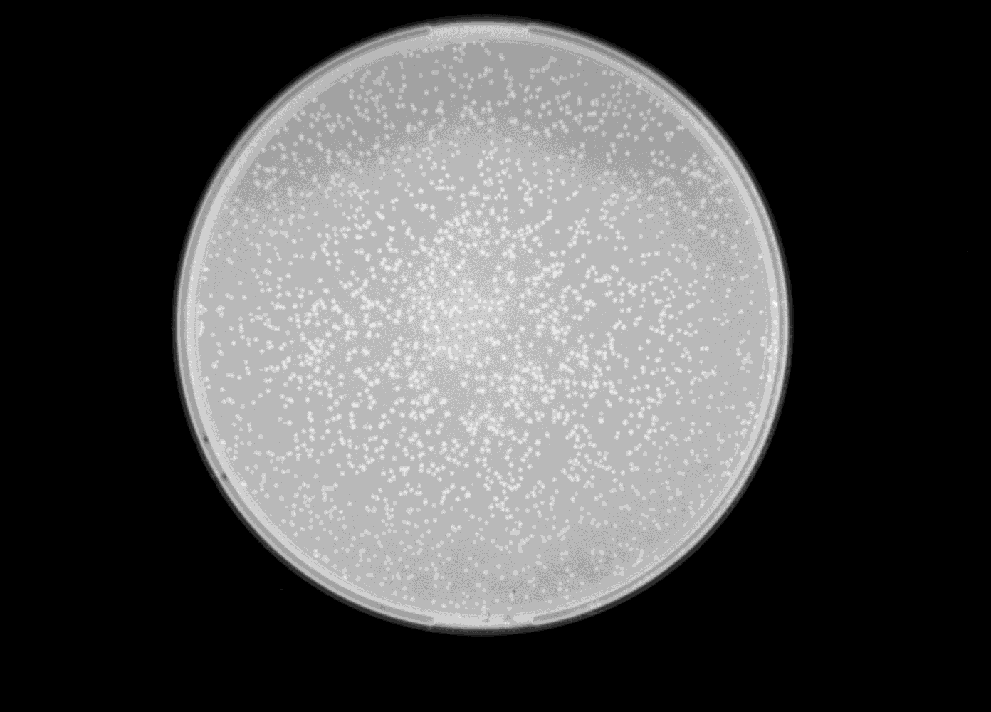
#> input picture Inputs/1-10 dil.tif, 991 x 712 px, shrunk from 1392 x 1000 before the run; its folder holds only this picture in this run
$ python ColonyCounter.py   (older library calls are emulated)
#> lines starting #> are read from the running program, lines starting #| are printed output that depends on the picture; after the words box and inside, x2 and y2 are one past the last pixel; in counts of white or black regions, pixels touching at a corner belong together
#!/usr/bin/env python3
# -*- coding: utf-8 -*-
"""
Created on Sat Jun  4 16:42:57 2022

@author: ernestiu
"""
import numpy as np
from skimage import io, filters, img_as_float
import matplotlib.pyplot as plt
from skimage.morphology import disk, white_tophat, reconstruction
import os
from skimage.feature import peak_local_max
import scipy.ndimage as ndimage
import glob
import pandas as pd


def get_files():
    '''
    Get all the .tif files in the Inputs folder
    :return: a list of file names
    '''
    files = []
    os.chdir(os.path.join(home_dir, "Inputs"))
    for f in glob.glob("*.tif"):
        files.append(f)
    return files


def analyze(file):
    '''
    Analyze a given file. Save the analyzed image into the output folder and
    the count number into the output_dict
    :param file: name of file to be analyzed
    :return: None
    '''
#> called with file = '1-10 dil.tif'
    image_name = file.split(".")[0]

    # Raw image
    colony_img_raw = io.imread(file)
#> colony_img_raw is the input picture: shape (712, 991) uint16; min 0, max 2891, mean 959.8

    #Smooth the image
    # (sigma determines the level of smoothing. Large sigma value corresponds
    # to more smoothing)
    colony_img = filters.gaussian(colony_img_raw, sigma=0.3, preserve_range=True)

    # This section aims to identify the plate boundary and remove it from the
    # analysis
    # Thresholding
    plate_mask = colony_img > filters.threshold_triangle(colony_img)
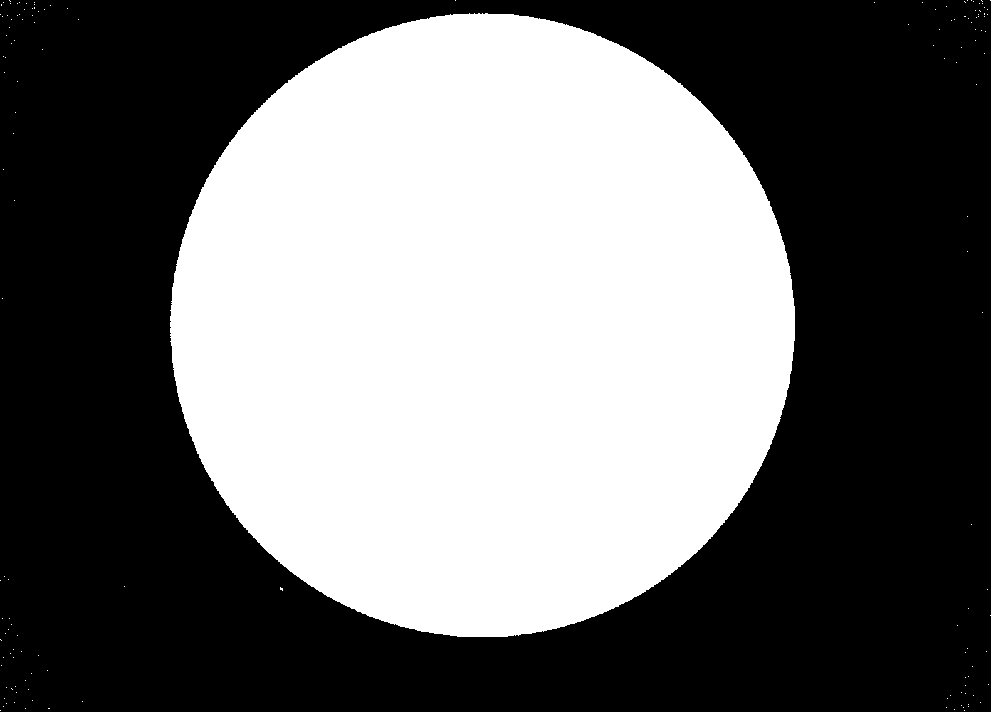
#> plate_mask: shape (712, 991) bool; 43.4% white; 146 white regions (145 under 20 px), largest, box (x1, y1, x2, y2) and area: (170, 13, 795, 637) 305942
    # Fill holes
    plate_mask = ndimage.binary_fill_holes(plate_mask)
    # Erode by using a large structuring element
    # (disk() determines of size of disk for the erosion)
    plate_mask = ndimage.binary_erosion(plate_mask,
                                        structure=disk(50),
                                        iterations=1)
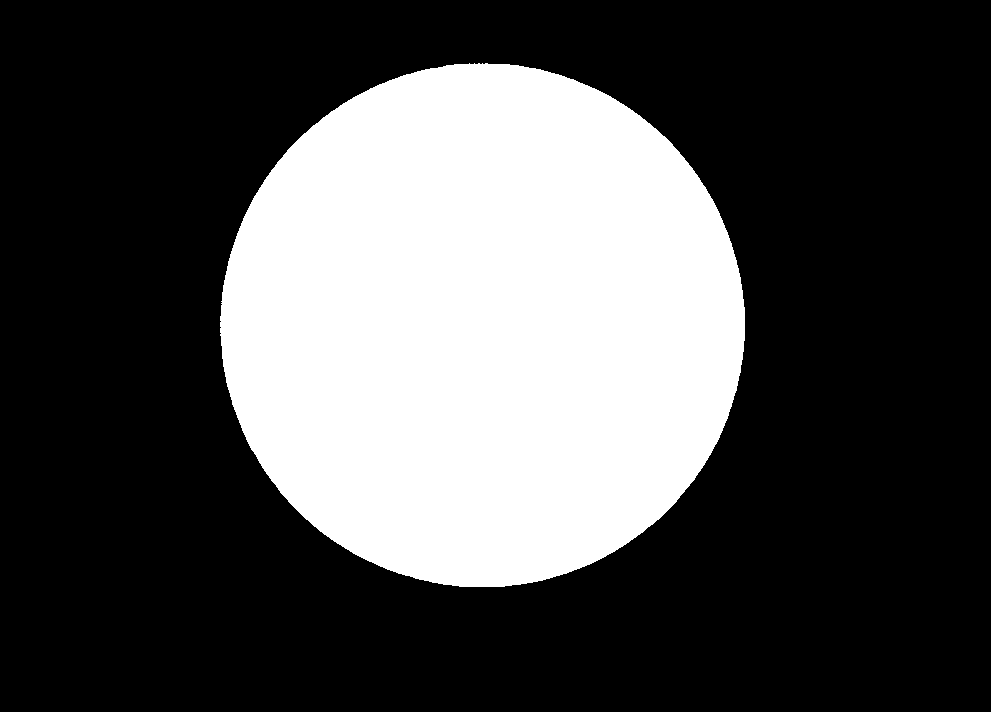
#> plate_mask: shape (712, 991) bool; 30.6% white; 1 white region, box (x1, y1, x2, y2) and area: (220, 63, 745, 587) 215690

    # Apply the mask onto the image
    colony_img[np.where(plate_mask==False)] = 0
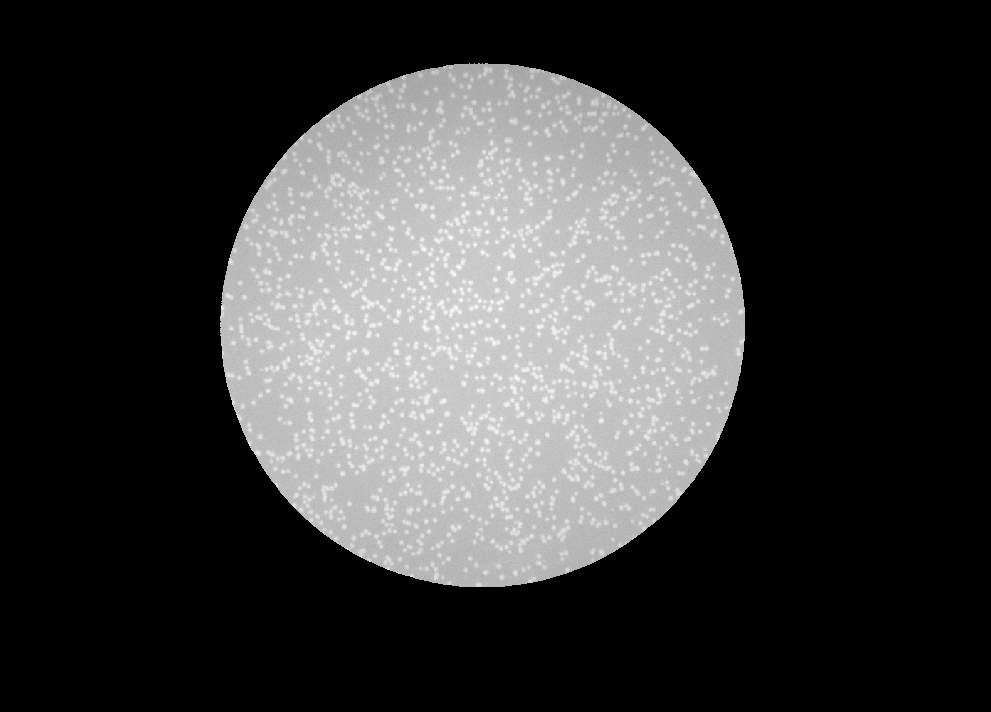
#> colony_img: shape (712, 991) float64; min 0, max 2886.6, mean 679.4; drawn with min black and max white

    # Apply top hat reconstruction
    top_hat_img = top_hat_recon(colony_img, colony_size)

    # Identify the colonies on the plate
    # (min_distance specifies the minimum distance between two colonies)
    coordinates = peak_local_max(top_hat_img,
                                 exclude_border=True,
                                 threshold_rel=0.1,
                                 min_distance=min_distance)

    #Plotting
    plt.rcParams["figure.dpi"] = 150
    plt.gca().set_axis_off()
    plt.subplots_adjust(top=1, bottom=0, right=1, left=0,
                        hspace=0, wspace=0)
    plt.margins(0,0)
    plt.gca().xaxis.set_major_locator(plt.NullLocator())
    plt.gca().yaxis.set_major_locator(plt.NullLocator())
    plt.imshow(colony_img_raw, cmap='gray')
    plt.plot(coordinates[:, 1], coordinates[:, 0], 'r.', markersize=2, alpha=0.3)
    plt.savefig(output_dir + '/' + image_name + ' results.png',
                bbox_inches='tight', pad_inches=0)

    output_dict['Name'].append(image_name)
    output_dict['Count'].append(len(coordinates))

    print(f"The number of colonies for {image_name} is: {len(coordinates)}")


def top_hat_recon(img, colony_size):
    '''
    This function applies a top hat transformation to the img followed by an
    image reconstruction. This removes background signal and highlight the
    colonies.
    :param img: 2d array
    :param colony_size: size of colony
    :return: transformed_img: 2d array
    '''
#> called with colony_size = 5
    # selem specifies the colony size
    top_hat = white_tophat(img, selem=disk(colony_size))
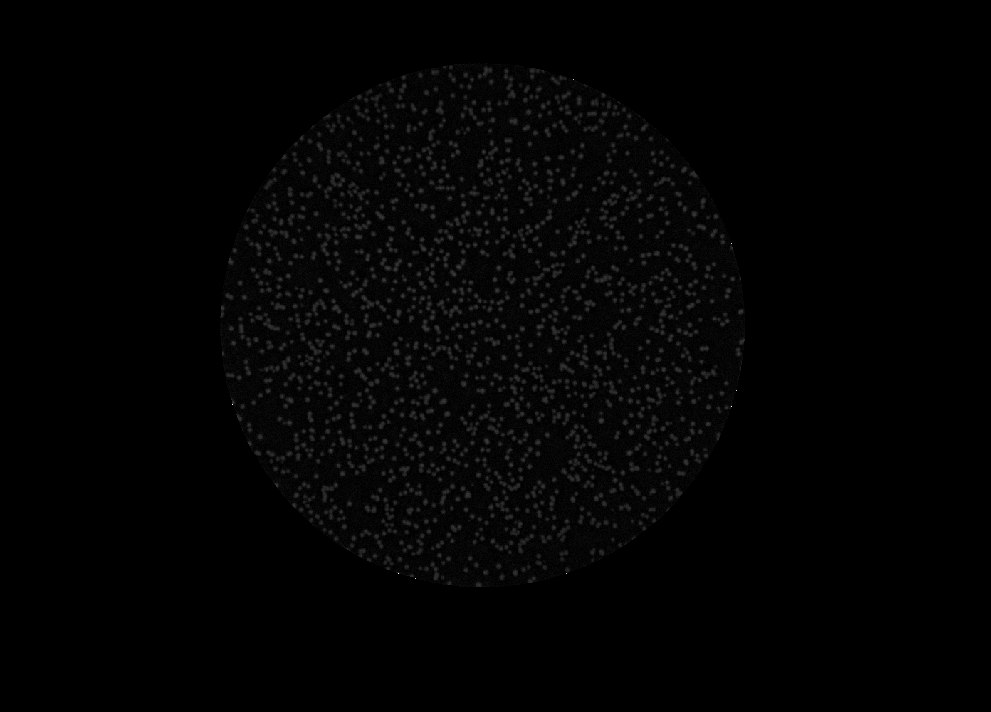
#> top_hat: shape (712, 991) float64; min 0, max 2465.8, mean 31.8; drawn with min black and max white
    top_hat_float = img_as_float(top_hat.copy())
    seed = np.copy(top_hat_float)
    seed[1:-1, 1:-1] = top_hat_float.min()
#> seed: shape (712, 991) float64; every value is 0
    mask = top_hat_float
    recon = reconstruction(seed, mask, method='dilation')
    transformed_img = (top_hat - recon).astype(img.dtype)
    return transformed_img


def main():
    if not os.path.exists(output_dir):
        os.mkdir(output_dir)
    files = get_files()

    for f in files:
        # Print progress
        print(f"Analyzing {files.index(f) + 1} out of {len(files)}")
        analyze(f)
#> in analyze, `coordinates = peak_local_max(top_hat_img, exclude_border=True, thresho..`: coordinates = 1801 pairs, first value 66 to 584, second value 221 to 742
#> in analyze, `plt.savefig(output_dir + '/' + image_name + ' results.png', bbox_inche..`:
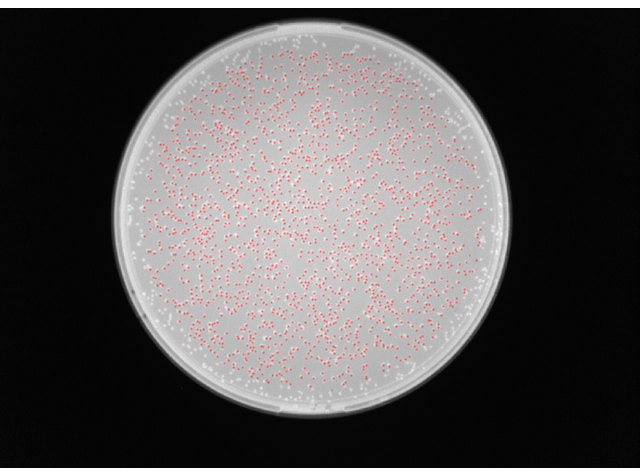
#> figure drawn by matplotlib, 1 panel
#| The number of colonies for 1-10 dil is: 1801

    print(f"Saving outputs to Output.csv")
    output_data = pd.DataFrame(output_dict)
    output_data.to_csv(os.path.join(output_dir, "Output.csv"), index=False)
    print("Saved")


if __name__ == '__main__':
    home_dir = os.getcwd()
    output_dir = os.path.join(home_dir, "Outputs")
    output_dict = {'Name': [], 'Count': []}

    # Parameters
    colony_size = 5
    min_distance = 2

    main()
